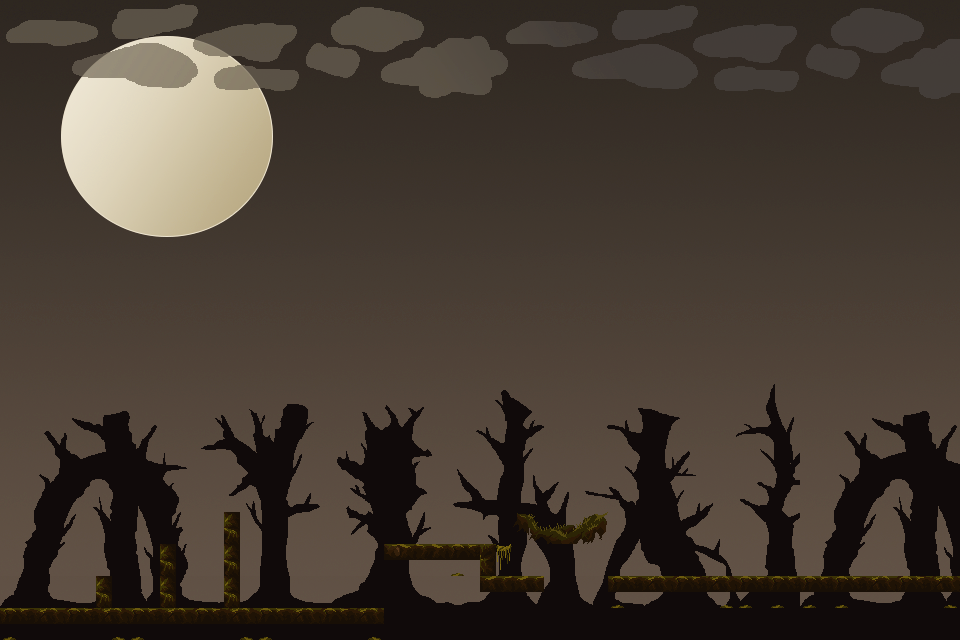

A level layout from a 2D game, rendered from its tile map. Below: a short description, then the map file with tile-grid data replaced by summaries:
An orthogonal 30x20 tile map with 32x32 px tiles, 5 tile layers (bg, lapidas_bg, arboles_bg, lapigas_bg_front, ...), 3 tilesets.

<map version="1.8" tiledversion="1.8.4" orientation="orthogonal" renderorder="right-down" width="30" height="20" tilewidth="32" tileheight="32" infinite="0" nextlayerid="9" nextobjectid="4">
 <tileset firstgid="1" name="main_background" tilewidth="32" tileheight="32" tilecount="576" columns="32">
  <image source="Mapa/main_background.png" width="1024" height="576" />
 </tileset>
 <tileset firstgid="577" name="env_ground" tilewidth="32" tileheight="32" tilecount="225" columns="15">
  <image source="Mapa/env_ground.png" width="480" height="480" />
 </tileset>
 <tileset firstgid="802" name="bgrd_tree2" tilewidth="32" tileheight="32" tilecount="225" columns="25">
  <image source="Mapa/bgrd_tree2.png" width="816" height="288" />
 </tileset>
 <layer id="1" name="bg" width="30" height="20">
  <data>[600 cells, 600 non-empty, 541 distinct tile ids]</data>
 </layer>
 <layer id="7" name="lapidas_bg" width="30" height="20">
  <data>[600 cells, 0 non-empty, 0 distinct tile ids]</data>
 </layer>
 <layer id="5" name="arboles_bg" width="30" height="20">
  <data>[600 cells, 240 non-empty, 200 distinct tile ids]</data>
 </layer>
 <layer id="6" name="lapigas_bg_front" width="30" height="20">
  <data>[600 cells, 0 non-empty, 0 distinct tile ids]</data>
 </layer>
 <layer id="4" name="suelo" width="30" height="20">
  <data>[600 cells, 38 non-empty, 12 distinct tile ids]</data>
 </layer>
</map>
